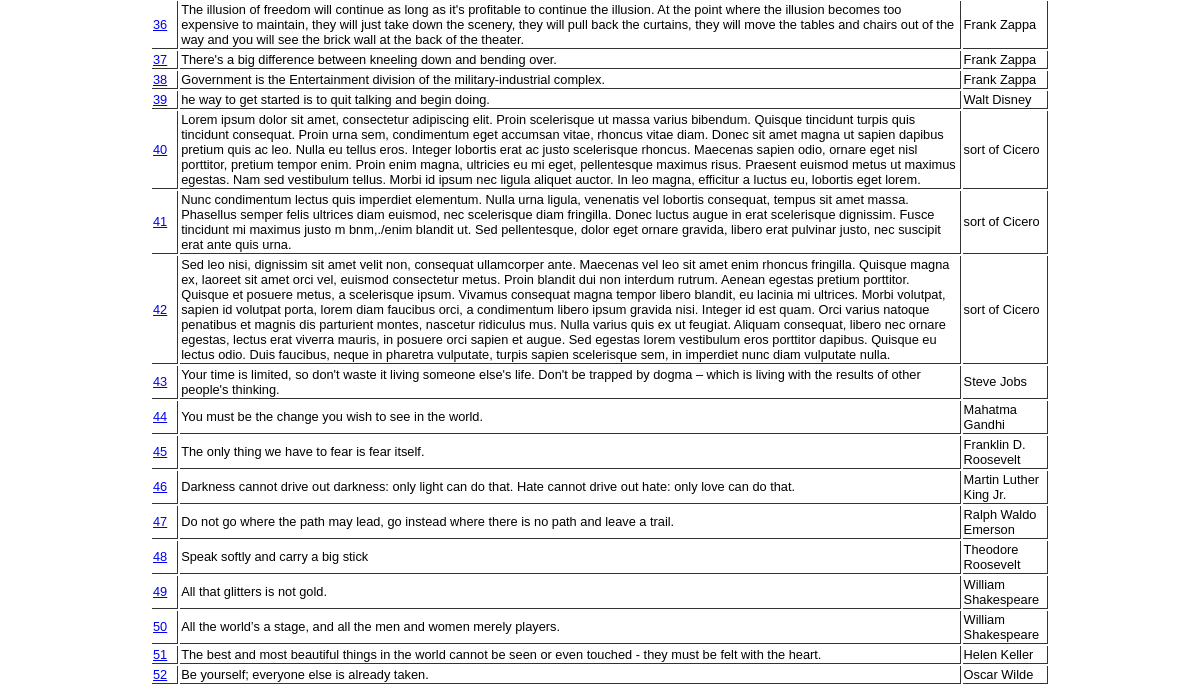
Before: / (lower part) with the older database file.
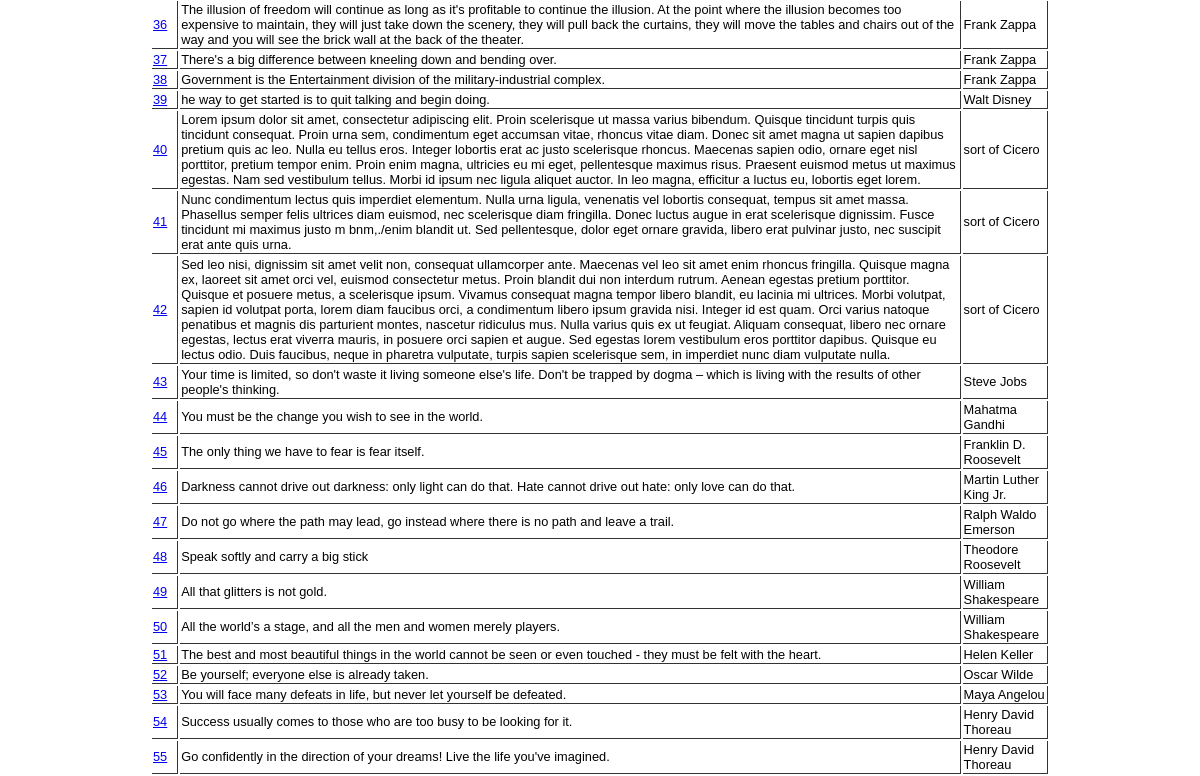
After: the same page with the newer database file.
### tables this page shows
CREATE TABLE `text_block` (
  `id` mediumint(9) NOT NULL,
  `text_source` mediumint(9) DEFAULT NULL,
  `char_count` int(11) DEFAULT NULL,
  `text_block` text NOT NULL
);

CREATE TABLE `text_source` (
  `id` mediumint(9) NOT NULL,
  `descriptor` varchar(75) NOT NULL
);

### DbClass.php (called while the page is built, shortened)
<?php
require_once "db_config.php";
class DbClass
{
    protected  $conn;
    public function __construct() {
        global $DATABASE;
        global $DB_USER;
        global $DB_PASSWORD;
        global $DB_PORT;
        global $DB_SERVER;
        try {
            $this->conn = mysqli_init();
            $this->conn->options(MYSQLI_OPT_SSL_VERIFY_SERVER_CERT, true);
            $this->conn->real_connect($DB_SERVER, $DB_USER, $DB_PASSWORD , $DATABASE, $DB_PORT);
        } catch(Exception $e) {
            echo "problem connecting to the database: " . $e->getLine() . ' - ' . $e->getMessage();
        }
    }
    function getTableNoParams($sql) {
        try {
            $stmt = $this->conn->prepare($sql);
            $result = $stmt->execute();
            $mysqli_result = $stmt->get_result();
            return $mysqli_result->fetch_all(MYSQLI_ASSOC);
        } catch (Exception $e) {
            echo "Fail in getTableNoParams $sql: " . $e->getLine() .
                 ": " . $this->conn->error;;
            return null;
        }
    }
}

### db_config.php (called while the page is built)
<?php
$DB_SERVER    = 'localhost';
$DB_USER      = 'dev_user';
$DB_PASSWORD  = 'Clyde&Bella1';
$DATABASE     = 'random_text_db';
$DB_PORT      = '3306';

### index.php (the view, shortened to what this page needs)
<?php
require_once "functions.php";
$db_obj = new DbClass();
$sql = "SELECT text_block.id, text_block.text_block, text_source.descriptor FROM text_block ";
$sql .= " JOIN text_source ON text_block.text_source=text_source.id ";
$text_table = $db_obj->getTableNoParams($sql) ;
?>
<!DOCTYPE html>
<html lang="en">
<HEAD>
  <link rel="stylesheet" href="style.css">
</HEAD>
<body>
<article id="wrapper" class="display width_80">
	<table id="quote_list"  class="table_table db_table_list">
	<tbody>
	<?php
	foreach($text_table as $row) {
		echo '<tr>';
		$url = './EditText.php?id=' . $row['id'];
		$the_text = plainText2Breaks($row['text_block']);
		echo "<td><a href='$url'>" . $row['id'] . "</a></td>";
		echo "<td>$the_text</td>";
		echo "<td>" . $row['descriptor'] . "</td>";
		echo '</tr>' . "\n";
	}
	?>
	 </tbody>
	</table>
</article>
</body>
</html>

### functions.php (shortened to what this page needs)
<?php
function plainText2Breaks($plain_text){
    $paragraphs = trim($plain_text);
    if(!empty($paragraphs)){
        $paragraphs = preg_replace('/[\r\n]+/', '<br>', $paragraphs);
    }
    return $paragraphs;
}

### style.css (style rules this page uses)
html, body { font-family: "Helvetica", "Helvetica Neue", "Helvetica", "Arial"; width: 100%; height: 100%; padding: 0; margin: 0; }
.width_80 { width: 80%; }
#wrapper { margin-top: 6em; position: relative; padding-top: 2.4em; }
.display { margin-left: auto; margin-right: auto; position: relative; padding: 0 1.5em; overflow-x: scroll; overflow-y: scroll; }
.db_table_list { min-width: 900px; }
.table_table { width: 90%; font-size: 80%; margin: auto; }

Changed rows visible on the page:
added text_block: id "53", text_block "You will face many defeats in life, but never let yourself be defeated.", text_source.descriptor "Maya Angelou"
added text_block: id "54", text_block "Success usually comes to those who are too busy to be looking for it.", text_source.descriptor "Henry David Thoreau"
added text_block: id "55", text_block "Go confidently in the direction of your dreams! Live the life you've imagined.", text_source.descriptor "Henry David Thoreau"
